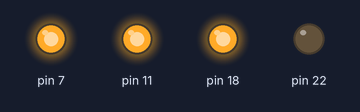
A program run on a simulated Raspberry Pi (header pin numbers). On the bench: output pins drawn as LEDs (lit = HIGH).

Above: at 0.1 s.
At 0.7 s:
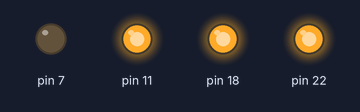
At 1.3 s:
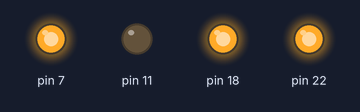
At 2.7 s:
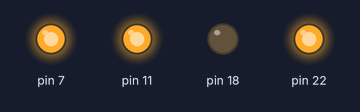
Timing chart, 0 to 3.0 s (numbered marks = the images above):
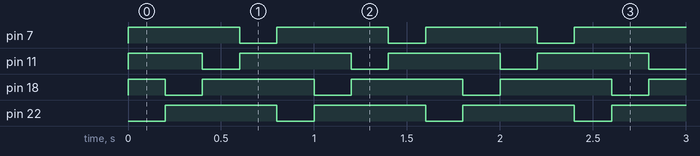

Measured:
- by itself, pin 7, pin 11, pin 18, pin 22: alternates HIGH for 0.60 s and LOW for 0.20 s
- by itself, everything shown: repeats every 0.80 s, in 4 steps

The program:

ledTest.py
```python
# Program to test the LEDs on Pizazz
# LED1 pin 22
# LED2 pin 18
# LED3 pin 11
# LED4 pin 07

import RPi.GPIO as GPIO, time

# Use physical pin numbering
GPIO.setmode(GPIO.BOARD)
GPIO.setwarnings(False)

# Define LED pins as outputs
LED1 = 22
LED2 = 18
LED3 = 11
LED4 = 07

LedOn = 0 # define On as a low
LedOff = 1

GPIO.setup(LED1, GPIO.OUT)
GPIO.setup(LED2, GPIO.OUT)
GPIO.setup(LED3, GPIO.OUT)
GPIO.setup(LED4, GPIO.OUT)

# Function to set all pins
def setLEDs(L1, L2, L3, L4):
  GPIO.output(LED1, L1)
  GPIO.output(LED2, L2)
  GPIO.output(LED3, L3)
  GPIO.output(LED4, L4)

# turn all LEDs off to start with
setLEDs(LedOff, LedOff, LedOff, LedOff)

# main loop
try:
  while True:
    setLEDs (LedOn, LedOff, LedOff, LedOff)
    time.sleep (0.2)
    setLEDs (LedOff, LedOn, LedOff, LedOff)
    time.sleep (0.2)
    setLEDs (LedOff, LedOff, LedOn, LedOff)
    time.sleep (0.2)
    setLEDs (LedOff, LedOff, LedOff, LedOn)
    time.sleep (0.2)

except KeyboardInterrupt:
  setLEDs(LedOff, LedOff, LedOff, LedOff)
  GPIO.cleanup()
```
